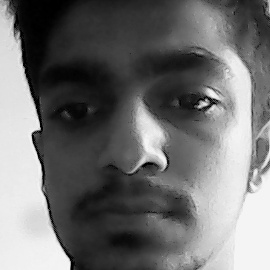
#> input picture zz.jpg, 270 x 270 px
$ python increase_contrast.py
#> lines starting #> are read from the running program, lines starting #| are printed output that depends on the picture
#> further down, img is the input picture: shape (270, 270); min 0, max 248, mean 112
import cv2
import numpy as np

def gamma_correction(img, correction):
#> called with correction = 0.5
    img = img/255.0
    img = cv2.pow(img, correction)
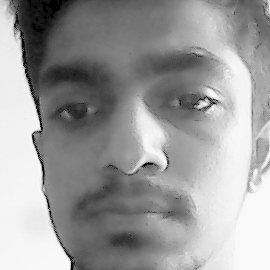
#> img: shape (270, 270) float64; min 0, max 0.986, mean 0.612
    return np.uint8(img*255)

img = cv2.imread('zz.jpg', 0) #gray image
dst = gamma_correction(img, 0.5)
cv2.imshow("gamme",dst)

$ run again, with image.jpg copied over zz.jpg
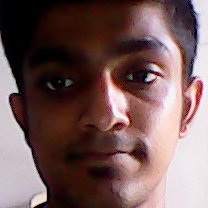
#> input picture image.jpg, 208 x 208 px
#> `img = cv2.imread('zz.jpg', 0)`:
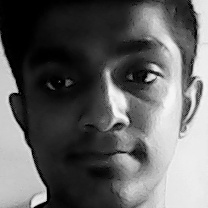
#> img: shape (208, 208); min 0, max 248, mean 97.9
#> in gamma_correction, `img = cv2.pow(img, correction)`:
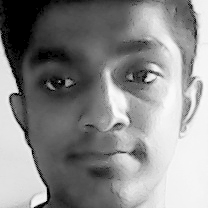
#> img: shape (208, 208) float64; min 0, max 0.986, mean 0.542

$ run again, with pp.jpg copied over zz.jpg
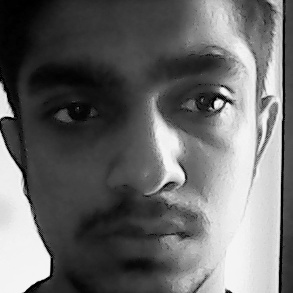
#> input picture pp.jpg, 293 x 293 px
#> img is the input picture: shape (293, 293); min 0, max 251, mean 104.6
#> in gamma_correction, `img = cv2.pow(img, correction)`:
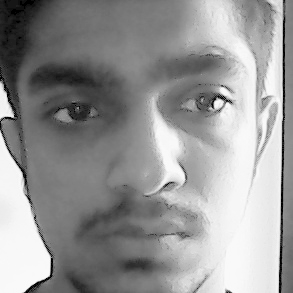
#> img: shape (293, 293) float64; min 0, max 0.992, mean 0.59
